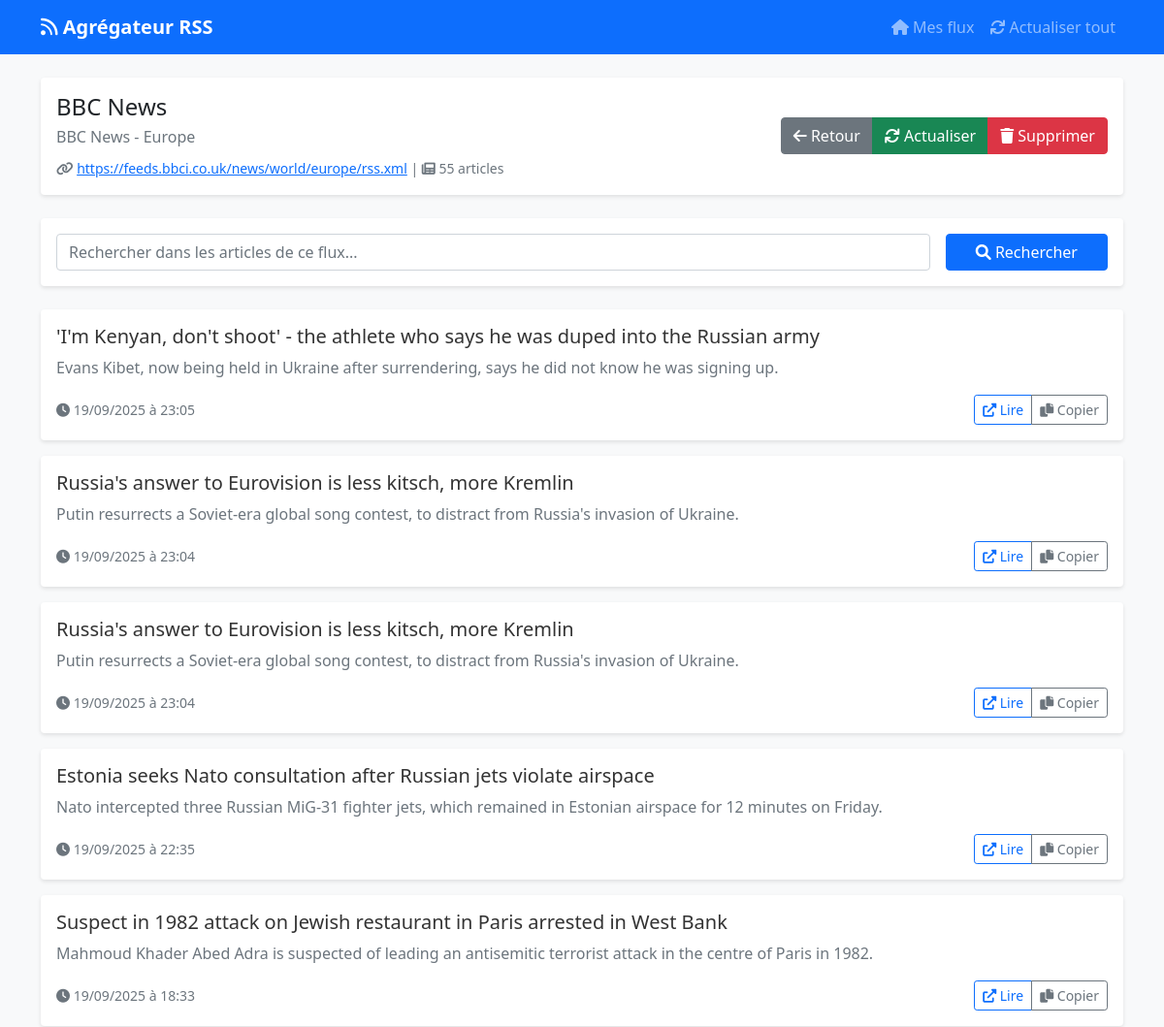
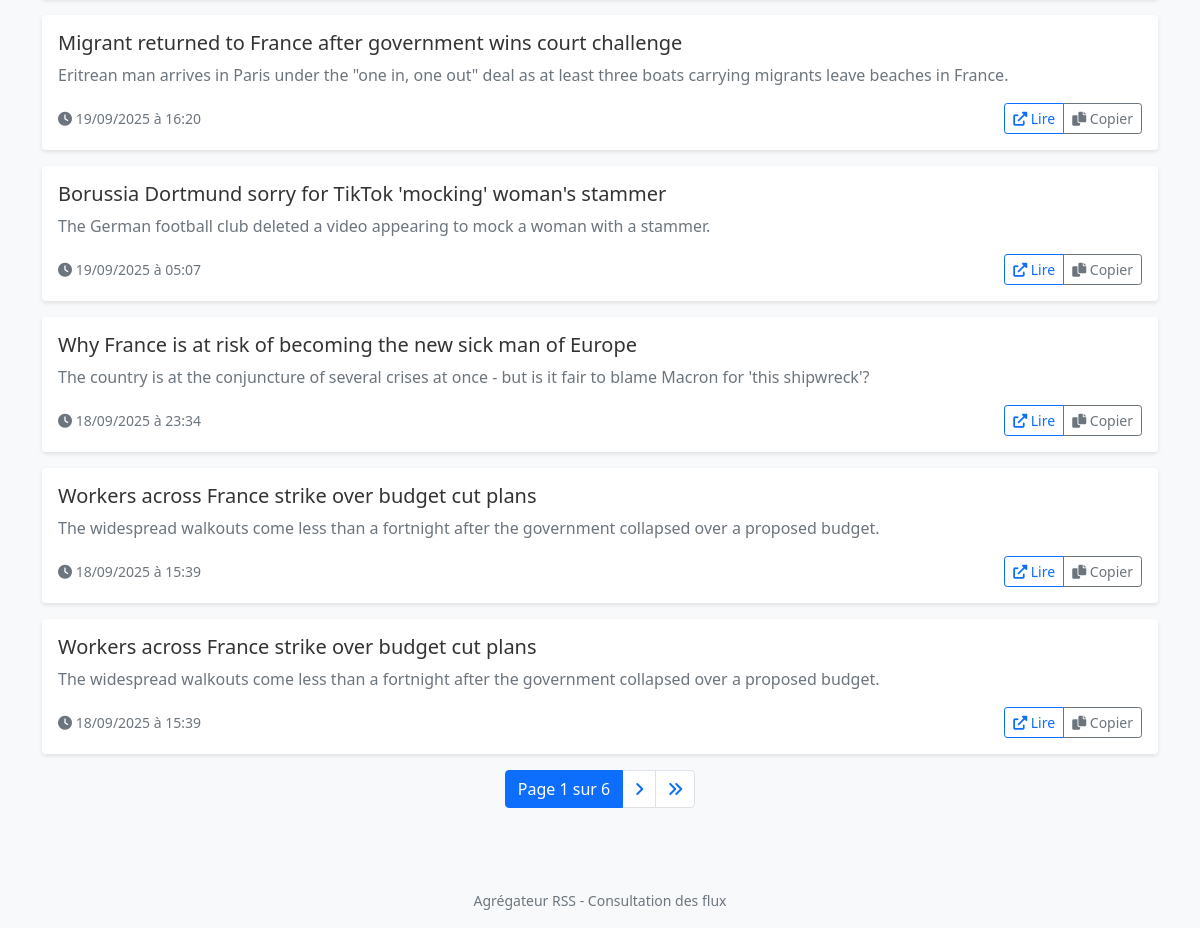
Screenshot of /feed/4/ with the database file from the repository (2 pictures, top to bottom).
### app/models.py (models this page shows, shortened)
class Feed(models.Model):
    url = models.URLField(unique=True)
    title = models.CharField(max_length=255, blank=True, null=True)
    description = models.TextField(blank=True, null=True)
    last_entry = models.DateTimeField(blank=True, null=True)
    created_at = models.DateTimeField(auto_now_add=True)
    updated_at = models.DateTimeField(auto_now=True)

class FeedItem(models.Model):
    feed = models.ForeignKey(Feed, on_delete=models.CASCADE, related_name="items")
    title = models.CharField(max_length=255)
    link = models.URLField()
    description = models.TextField(blank=True, null=True)
    published_date = models.DateTimeField(blank=True, null=True)
    guid = models.CharField(max_length=255, unique=True)
    created_at = models.DateTimeField(auto_now_add=True)

### app/views.py (the view)
# urls.py: path('feed/<int:feed_id>/', views.feed_detail, name='feed_detail'),
def feed_detail(request, feed_id):
    feed = get_object_or_404(Feed, id=feed_id)
    articles = feed.items.all().order_by('-published_date')
    search = request.GET.get('search', '')
    if search:
        articles = articles.filter(
            Q(title__icontains=search) | Q(description__icontains=search)
        )
    paginator = Paginator(articles, 10)
    page_number = request.GET.get('page')
    page_obj = paginator.get_page(page_number)
    context = {
        'feed': feed,
        'articles': page_obj,
        'search': search,
    }
    return render(request, 'app/feed_detail.html', context)

### app/templates/app/feed_detail.html (shortened to what this page needs)
{% extends 'app/base.html' %}
{% block content %}
<div class="row">
    <div class="col-12 mb-4">
        <div class="card">
            <div class="card-body">
                <div class="row align-items-center">
                    <div class="col-md-8">
                        <h4 class="mb-1">{{ feed.title|default:feed.url }}</h4>
                        <p class="text-muted mb-2">{{ feed.description|default:"Aucune description disponible" }}</p>
                        <small class="text-muted">
                            <i class="fas fa-link"></i> <a href="{{ feed.url }}" target="_blank">{{ feed.url }}</a> |
                            <i class="fas fa-newspaper"></i> {{ articles.paginator.count }} articles
                        </small>
                    </div>
                    <div class="col-md-4 text-end">
                        <div class="btn-group">
                            <a href="{% url 'index' %}" class="btn btn-secondary">
                                <i class="fas fa-arrow-left"></i> Retour
                            </a>
                            <a href="{% url 'update_feed' feed.id %}" class="btn btn-success">
                                <i class="fas fa-sync"></i> Actualiser
                            </a>
                            <a href="{% url 'delete_feed' feed.id %}" class="btn btn-danger">
                                <i class="fas fa-trash"></i> Supprimer
                            </a>
                        </div>
                    </div>
                </div>
            </div>
        </div>
    </div>
    <div class="col-12 mb-4">
        <div class="card">
            <div class="card-body">
                <form method="get" class="row g-3">
                    <div class="col-md-10">
                        <input type="text" name="search" class="form-control"
                               placeholder="Rechercher dans les articles de ce flux..."
                               value="{{ search }}">
                    </div>
                    <div class="col-md-2">
                        <button type="submit" class="btn btn-primary w-100">
                            <i class="fas fa-search"></i> Rechercher
                        </button>
                    </div>
                </form>
            </div>
        </div>
    </div>
    <div class="col-12">
        {% if articles %}
            {% for article in articles %}
                <div class="card mb-3">
                    <div class="card-body">
                        <h5 class="card-title">
                            <a href="{{ article.link }}" target="_blank" class="article-title">
                                {{ article.title }}
                            </a>
                        </h5>
                        <div class="card-text">
                            {% if article.description %}
                                <p class="text-muted">{{ article.description|truncatewords:30 }}</p>
                            {% endif %}
                        </div>
                        <div class="d-flex justify-content-between align-items-center">
                            <small class="text-muted">
                                <i class="fas fa-clock"></i>
                                {% if article.published_date %}
                                    {{ article.published_date|date:"d/m/Y à H:i" }}
                                {% else %}
                                    Date inconnue
                                {% endif %}
                            </small>
                            <div class="btn-group btn-group-sm">
                                <a href="{{ article.link }}" target="_blank" class="btn btn-outline-primary">
                                    <i class="fas fa-external-link-alt"></i> Lire
                                </a>
                                <button class="btn btn-outline-secondary" onclick="copyLink('{{ article.link }}', this)">
                                    <i class="fas fa-copy"></i> Copier
                                </button>
                            </div>
                        </div>
                    </div>
                </div>
            {% endfor %}
            {% if articles.has_other_pages %}
                <nav aria-label="Navigation des articles">
                    <ul class="pagination justify-content-center">
                        <li class="page-item active">
                            <span class="page-link">
                                Page {{ articles.number }} sur {{ articles.paginator.num_pages }}
                            </span>
                        </li>
                        {% if articles.has_next %}
                            <li class="page-item">
                                <a class="page-link" href="?page={{ articles.next_page_number }}{% if search %}&search={{ search }}{% endif %}">
                                    <i class="fas fa-angle-right"></i>
                                </a>
                            </li>
                            <li class="page-item">
                                <a class="page-link" href="?page={{ articles.paginator.num_pages }}{% if search %}&search={{ search }}{% endif %}">
                                    <i class="fas fa-angle-double-right"></i>
                                </a>
                            </li>
                        {% endif %}
                    </ul>
                </nav>
            {% endif %}
        {% endif %}
    </div>
</div>
{% endblock %}

### app/templates/app/base.html (style rules this page uses)
body { background-color: #f8f9fa; }
.card { transition: transform 0.2s; border: none; box-shadow: 0 2px 4px rgba(0,0,0,0.1); }
.article-title { color: #333; text-decoration: none !important; }
.btn-group-sm .btn { padding: 0.25rem 0.5rem; font-size: 0.875rem; }
.pagination { justify-content: center; }

### rows the page displays
Feed: title "BBC News", description "BBC News - Europe", url "https://feeds.bbci.co.uk/news/world/europe/rss.xml"
FeedItem: title "'I'm Kenyan, don't shoot' - the athlete who says he was duped into the Russian army", description "Evans Kibet, now being held in Ukraine after surrendering, says he did not know he was signing up.", published_date "19/09/2025 à 23:05"
FeedItem: title "Russia's answer to Eurovision is less kitsch, more Kremlin", description "Putin resurrects a Soviet-era global song contest, to distract from Russia's invasion of Ukraine.", published_date "19/09/2025 à 23:04"
FeedItem: title "Russia's answer to Eurovision is less kitsch, more Kremlin", description "Putin resurrects a Soviet-era global song contest, to distract from Russia's invasion of Ukraine.", published_date "19/09/2025 à 23:04"
FeedItem: title "Estonia seeks Nato consultation after Russian jets violate airspace", description "Nato intercepted three Russian MiG-31 fighter jets, which remained in Estonian airspace for 12 minutes on Friday.", published_date "19/09/2025 à 22:35"
FeedItem: title "Suspect in 1982 attack on Jewish restaurant in Paris arrested in West Bank", description "Mahmoud Khader Abed Adra is suspected of leading an antisemitic terrorist attack in the centre of Paris in 1982.", published_date "19/09/2025 à 18:33"
FeedItem: title "Migrant returned to France after government wins court challenge", description "Eritrean man arrives in Paris under the \"one in, one out\" deal as at least three boats carrying migrants leave beaches in France.", published_date "19/09/2025 à 16:20"
FeedItem: title "Borussia Dortmund sorry for TikTok 'mocking' woman's stammer", description "The German football club deleted a video appearing to mock a woman with a stammer.", published_date "19/09/2025 à 05:07"
FeedItem: title "Why France is at risk of becoming the new sick man of Europe", description "The country is at the conjuncture of several crises at once - but is it fair to blame Macron for 'this shipwreck'?", published_date "18/09/2025 à 23:34"
FeedItem: title "Workers across France strike over budget cut plans", description "The widespread walkouts come less than a fortnight after the government collapsed over a proposed budget.", published_date "18/09/2025 à 15:39"
FeedItem: title "Workers across France strike over budget cut plans", description "The widespread walkouts come less than a fortnight after the government collapsed over a proposed budget.", published_date "18/09/2025 à 15:39"

### other values shown
{{ articles.paginator.count }} "55"
{{ articles.number }} "1"
{{ articles.paginator.num_pages }} "6"
